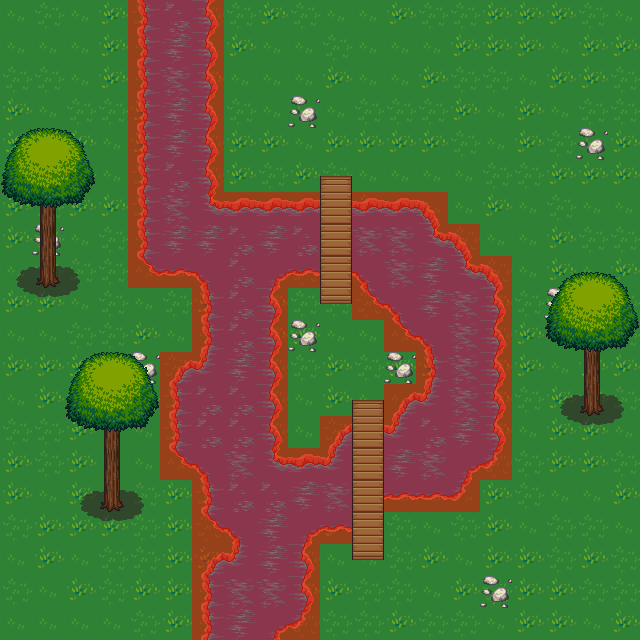

Tiled map render using the project's own tile images. Description and the map definition, with tile-layer contents summarised, below:
An orthogonal 20x20 tile map with 32x32 px tiles, 8 tile layers (grass, river, bridges, blocked, ...), 7 tilesets.

<map version="1.0" orientation="orthogonal" renderorder="right-down" width="20" height="20" tilewidth="32" tileheight="32" nextobjectid="1">
 <tileset firstgid="1" source="../LPC_Terrain/Terrain.tsx" />
 <tileset firstgid="1025" name="grass" tilewidth="32" tileheight="32" tilecount="18" columns="3">
  <image source="../LPC Base Assets/tiles/grass.png" width="96" height="192" />
 </tileset>
 <tileset firstgid="1043" name="bridges" tilewidth="32" tileheight="32" tilecount="42" columns="6">
  <image source="../LPC Base Assets/tiles/bridges.png" width="192" height="224" />
 </tileset>
 <tileset firstgid="1085" name="metatiles" tilewidth="32" tileheight="32" tilecount="4" columns="2">
  <image source="../metatiles.png" width="64" height="64" />
 </tileset>
 <tileset firstgid="1089" name="trunk" tilewidth="32" tileheight="32" tilecount="18" columns="6">
  <image source="../LPC Base Assets/tiles/trunk.png" width="192" height="96" />
 </tileset>
 <tileset firstgid="1107" name="treetop" tilewidth="32" tileheight="32" tilecount="42" columns="6">
  <image source="../LPC Base Assets/tiles/treetop.png" width="192" height="224" />
 </tileset>
 <tileset firstgid="1149" name="rock" tilewidth="32" tileheight="32" tilecount="2" columns="2">
  <image source="../LPC Base Assets/tiles/rock.png" width="64" height="32" />
 </tileset>
 <layer name="grass" width="20" height="20">
  <data>[400 cells, 400 non-empty, 3 distinct tile ids]</data>
 </layer>
 <layer name="river" width="20" height="20">
  <data>[400 cells, 129 non-empty, 15 distinct tile ids]</data>
 </layer>
 <layer name="bridges" width="20" height="20">
  <data>[400 cells, 11 non-empty, 3 distinct tile ids]</data>
 </layer>
 <layer name="blocked" width="20" height="20">
  <data>[400 cells, 122 non-empty, 1 distinct tile ids]</data>
 </layer>
 <layer name="tree roots" width="20" height="20">
  <data>[400 cells, 26 non-empty, 7 distinct tile ids]</data>
 </layer>
 <layer name="character" width="20" height="20">
  <data>[400 cells, 0 non-empty, 0 distinct tile ids]</data>
 </layer>
 <layer name="tree trunk" width="20" height="20">
  <data>[400 cells, 6 non-empty, 1 distinct tile ids]</data>
 </layer>
 <layer name="tree top" width="20" height="20">
  <data>[400 cells, 27 non-empty, 18 distinct tile ids]</data>
 </layer>
</map>
